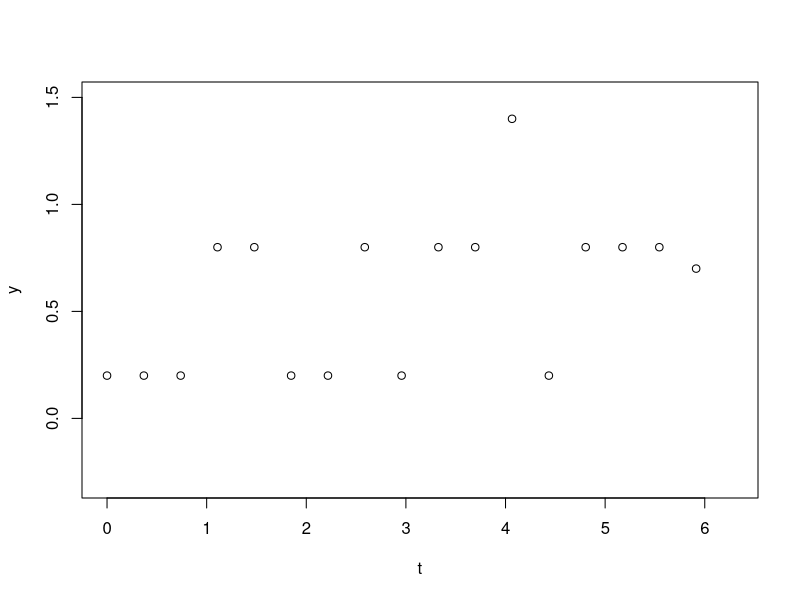
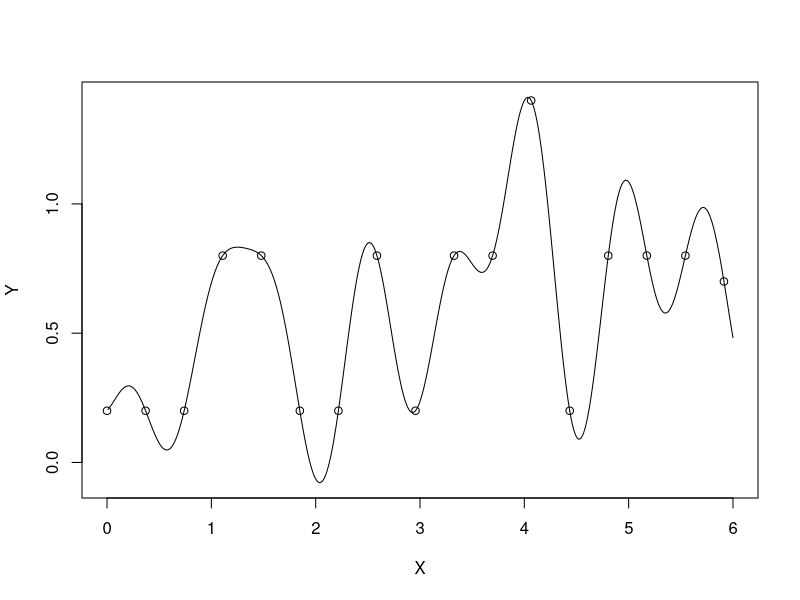
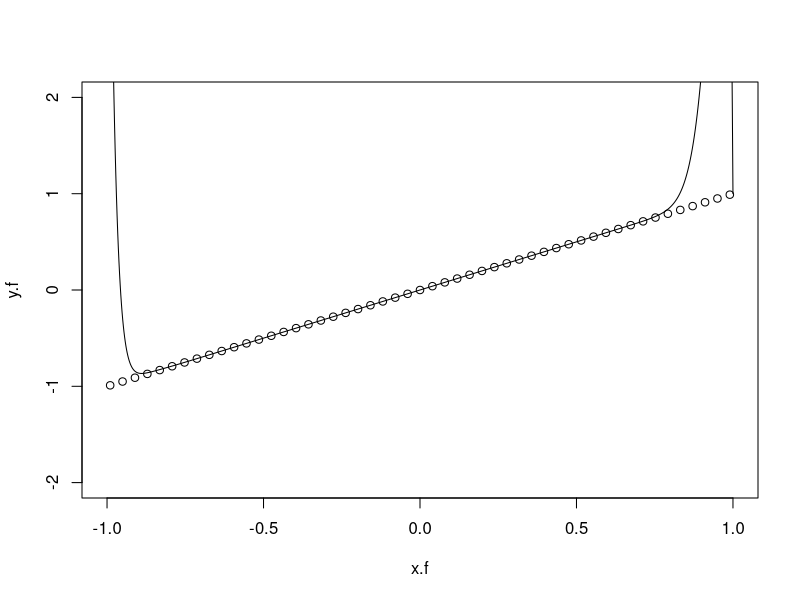
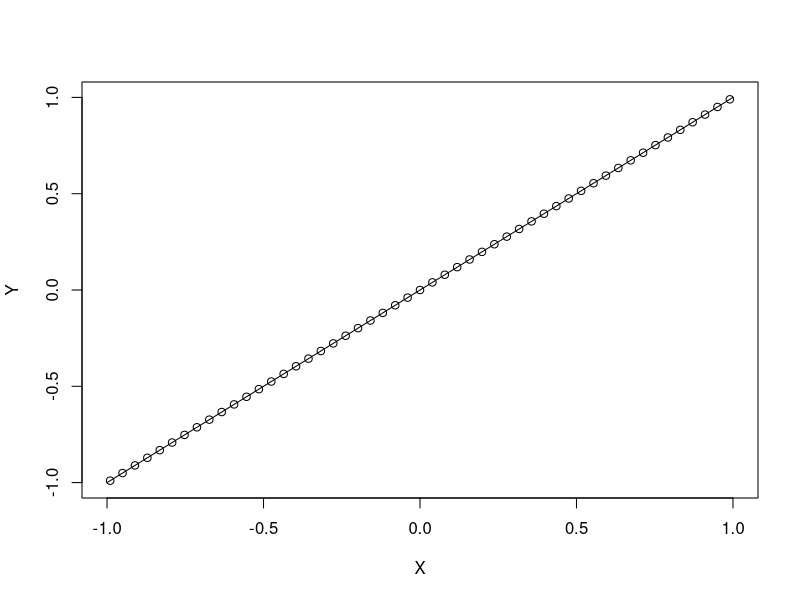
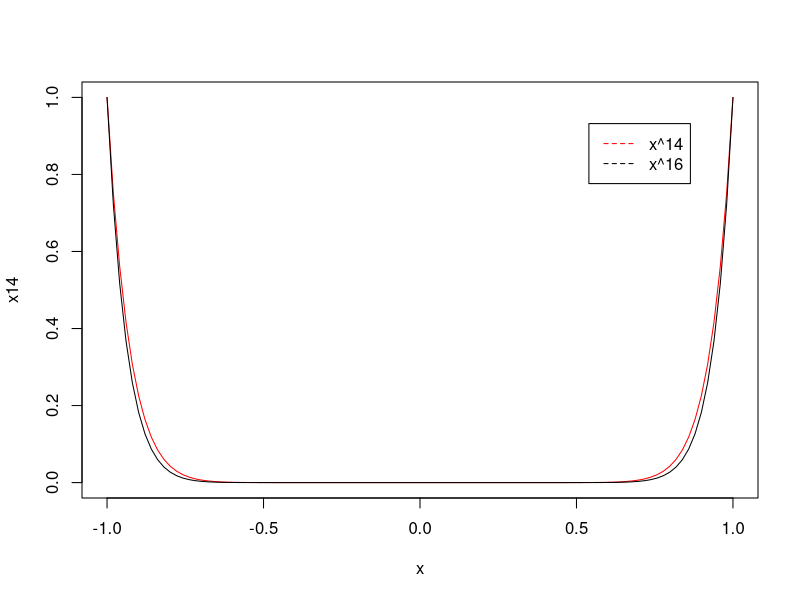
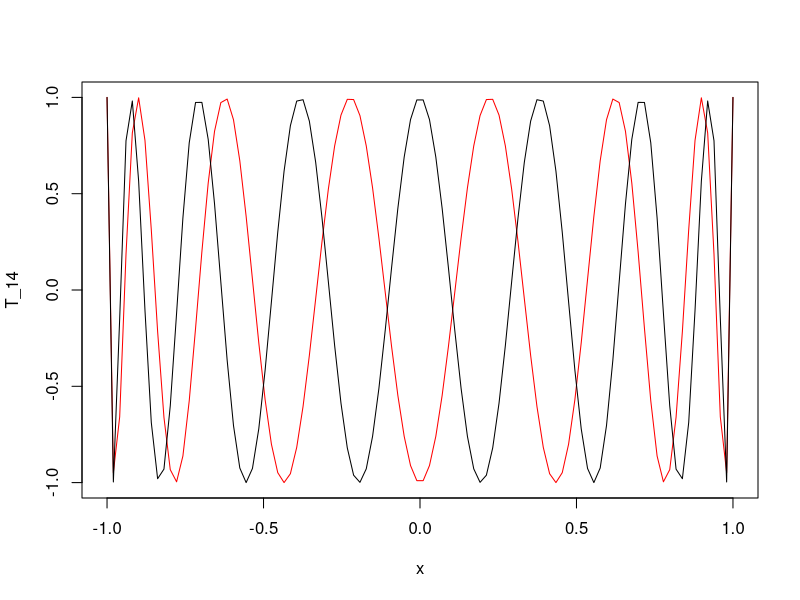

R code for these plots, in order:
## ---- chunk 1
knitr::opts_chunk$set(echo = TRUE)
library(ggplot2)
options(scipen = 1, digits = 16)
## ---- chunk 2
# Define the function to integrate
f <- function(x) exp(x)

# Define the right rectangular rule function
right_rectangular_rule <- function(f, a, b, n) {
  h <- (b - a) / n
  x <- seq(a + h, b, length.out = n)
  y <- f(x)
  s <- sum(y) * h
  return(s)
}

# Find the area under the curve using the right rectangular rule
area <- right_rectangular_rule(f, -1, 1, 4)
print(area)
## ---- chunk 3
w = c(.4, .4, .4, .4, .4)
x = c(-1, -.6, -.2, .2, .6)
## ---- chunk 4
my.F = function(w1, w2, w3, w4, x1, x2, x3, x4){
  f0 = w1*x1^0 + w2*x2^0 + w3*x3^0 + w4*x4^0 
  f1 = w1*x1^1 + w2*x2^1 + w3*x3^1 + w4*x4^1 
  f2 = w1*x1^2 + w2*x2^2 + w3*x3^2 + w4*x4^2 
  f3 = w1*x1^3 + w2*x2^3 + w3*x3^3 + w4*x4^3 
  f4 = w1*x1^4 + w2*x2^4 + w3*x3^4 + w4*x4^4 
  f5 = w1*x1^5 + w2*x2^5 + w3*x3^5 + w4*x4^5 
  f6 = w1*x1^6 + w2*x2^6 + w3*x3^6 + w4*x4^6 
  f7 = w1*x1^7 + w2*x2^7 + w3*x3^7 + w4*x4^7 
  return(c(f0,f1,f2,f3,f4,f5,f6,f7))
}

## ---- chunk 5
print(my.F(.5,.5,.5,.5,-0.75,-.25,0.25,.75))
## ---- chunk 6
#construct f matrix with integrals moved to one side
my.FF = function(w1, w2, w3, w4, x1, x2, x3, x4){
  f0 = w1*x1^0 + w2*x2^0 + w3*x3^0 + w4*x4^0 - 2
  f1 = w1*x1^1 + w2*x2^1 + w3*x3^1 + w4*x4^1 - 0
  f2 = w1*x1^2 + w2*x2^2 + w3*x3^2 + w4*x4^2 - 2/3
  f3 = w1*x1^3 + w2*x2^3 + w3*x3^3 + w4*x4^3 - 0
  f4 = w1*x1^4 + w2*x2^4 + w3*x3^4 + w4*x4^4 - 2/5
  f5 = w1*x1^5 + w2*x2^5 + w3*x3^5 + w4*x4^5 - 0
  f6 = w1*x1^6 + w2*x2^6 + w3*x3^6 + w4*x4^6 - 2/7
  f7 = w1*x1^7 + w2*x2^7 + w3*x3^7 + w4*x4^7 - 0
  return(c(f0,f1,f2,f3,f4,f5,f6,f7))
}

#construct jacobian matrix
my.J = function(w1,w2,w3,w4,x1,x2,x3,x4) {
  return(cbind(c(1,x1,x1^2,x1^3,x1^4,x1^5,x1^6,x1^7),
               c(1,x2,x2^2,x2^3,x2^4,x2^5,x2^6,x2^7),
               c(1,x3,x3^2,x3^3,x3^4,x3^5,x3^6,x3^7),
               c(1,x4,x4^2,x4^3,x4^4,x4^5,x4^6,x4^7),
               c(0,w1, 2*w1*x1, 3*w1*x1^2, 4*w1*x1^3, 5*w1*x1^4,6*w1*x1^5, 7*w1*x1^6),
               c(0,w2, 2*w2*x2, 3*w2*x2^2, 4*w2*x2^3, 5*w2*x2^4,6*w2*x2^5, 7*w2*x2^6),
               c(0,w3, 2*w3*x3, 3*w3*x3^2, 4*w3*x3^3, 5*w3*x3^4,6*w3*x3^5, 7*w3*x3^6),
               c(0,w4, 2*w4*x4, 3*w4*x4^2, 4*w4*x4^3, 5*w4*x4^4,6*w4*x4^5, 7*w4*x4^6)))
}

options(digits=16)
v = c(.5,.5,.5,.5,-.75,-.25,.25,.75) #initial guess

for(j in 1:15) {
  w1 = v[1]
  w2 = v[2]
  w3 = v[3]
  w4 = v[4]
  x1 = v[5]
  x2 = v[6]
  x3 = v[7]
  x4 = v[8]
  
  dv = qr.solve(my.J(w1,w2,w3,w4,x1,x2,x3,x4), - my.FF(w1,w2,w3,w4,x1,x2,x3,x4), tol = 1e-15)
  v = v+dv
}

print(v)
#statmod::gauss.quad(4) 
## ---- chunk 7
v[1:4]
v[5:8]
sum(v[1:4]*exp(v[5:8]))
## ---- chunk 8
t <- (0:16)*2*pi/17
y <- c(0.2,0.2,0.2,0.8,0.8,0.2,0.2,0.8,0.2,0.8,0.8,1.4,0.2,0.8,0.8,0.8,0.7)
plot(t,y,type='p',xlim=c(0,2*pi),ylim=c(-0.3,1.5))
## ---- chunk 9

X <- seq(0, 6, length = 600)
num <- 0*X
den <- 0*X
for (j in 1:17){
  num <- num + ((-1)^(j-1) * y[j]) / (sin((X - t[j])/2))
  den <-  den + (-1)^(j-1) / (sin((X - t[j])/2))
}

Y <- num/den

plot(X, Y, type = 'l')
points(t,y)
## ---- chunk 10
n <- 50
x <- seq(-0.99,0.99,length=(n+1)) 
y <- x # the correct answer is a straight line, y=x
A <- outer(x,0:n,'^')
qrt <- qr(A)
Q <- qr.Q(qrt)
R <- qrt$qr
R[lower.tri(R)]<-0
p <- backsolve(R,t(Q) %*% y)
x.f <- seq(-1,1,length=1000)
y.f <- 0*x.f
for (j in 0:n){
  y.f <- y.f + p[j+1]*x.f^j 
}
plot(x.f,y.f,type='l',ylim = c(-2,2))
points(x,y)
## ---- chunk 11
X = seq(-1, 1, length = 100)
weights = c(0.5, -1,1,-1,1,-1,1,-1,1, -1, 1, -1 ,1,-1,1,-1,1,-1,1, -1, 1, -1 ,1,-1,1,-1,1,-1,1, -1, 1, -1 ,1,-1,1,-1,1,-1,1, -1, 1,-1 ,1,-1,1,-1,1,-1,1, -1, 0.5)
y <- x
num <- 0*X
den <- 0*X
for (j in 1:51){
  num <- num + weights[j]*y[j] / (X - x[j])
  den <- den + weights[j]/(X - x[j])
}
Y <- num/den
plot(X,Y, type = 'l')
points(x,y)
## ---- chunk 12
n <- 50
x <- seq(-0.99, 0.99, length = n)
y <- x 
A <- outer(x, 0:(n-1), `^`)
## ---- chunk 13
x <- seq(-1, 1, length = 100)
x14 <- x^(14)
x16 <- x^(16)
plot(x, x14, type = 'l', col = 'red' )
points(x, x16, col = 'black', type = 'l')
legend('topright', inset = 0.1, c("x^14", "x^16"), lty = 2, col = c("red", "black"))

T_14 = cos(14*acos(x))
T_16 = cos(16*acos(x))
plot(x, T_14, type = 'l', col = 'red')
points(x, T_16, type = 'l', col = 'black')
